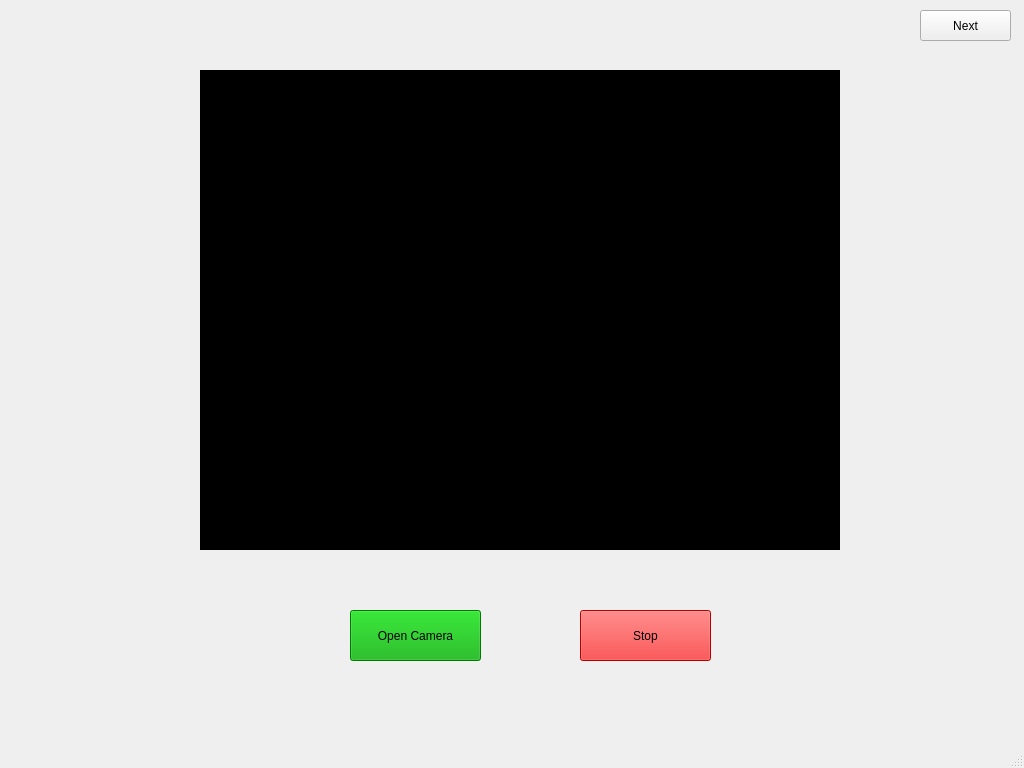
<?xml version="1.0" encoding="UTF-8"?>
<ui version="4.0">
 <class>MainWindow</class>
 <widget class="QMainWindow" name="MainWindow">
  <property name="geometry">
   <rect>
    <x>0</x>
    <y>0</y>
    <width>1024</width>
    <height>768</height>
   </rect>
  </property>
  <property name="windowTitle">
   <string>Craftsman Effectiveness Detection</string>
  </property>
  <widget class="QWidget" name="centralwidget">
   <widget class="QFrame" name="frame">
    <property name="geometry">
     <rect>
      <x>200</x>
      <y>70</y>
      <width>640</width>
      <height>480</height>
     </rect>
    </property>
    <property name="mouseTracking">
     <bool>false</bool>
    </property>
    <property name="styleSheet">
     <string notr="true">background-color: rgb(0, 0, 0);</string>
    </property>
    <property name="frameShape">
     <enum>QFrame::StyledPanel</enum>
    </property>
    <property name="frameShadow">
     <enum>QFrame::Raised</enum>
    </property>
   </widget>
   <widget class="QPushButton" name="pushButton">
    <property name="geometry">
     <rect>
      <x>350</x>
      <y>610</y>
      <width>131</width>
      <height>51</height>
     </rect>
    </property>
    <property name="styleSheet">
     <string notr="true">background-color: rgb(0, 170, 0);</string>
    </property>
    <property name="text">
     <string>Open Camera</string>
    </property>
   </widget>
   <widget class="QPushButton" name="pushButton_2">
    <property name="geometry">
     <rect>
      <x>580</x>
      <y>610</y>
      <width>131</width>
      <height>51</height>
     </rect>
    </property>
    <property name="styleSheet">
     <string notr="true">background-color: rgb(255, 0, 0);</string>
    </property>
    <property name="text">
     <string>Stop</string>
    </property>
   </widget>
   <widget class="QPushButton" name="pushButton_3">
    <property name="geometry">
     <rect>
      <x>920</x>
      <y>10</y>
      <width>91</width>
      <height>31</height>
     </rect>
    </property>
    <property name="text">
     <string>Next</string>
    </property>
   </widget>
  </widget>
  <widget class="QMenuBar" name="menubar">
   <property name="geometry">
    <rect>
     <x>0</x>
     <y>0</y>
     <width>1024</width>
     <height>21</height>
    </rect>
   </property>
  </widget>
  <widget class="QStatusBar" name="statusbar"/>
 </widget>
 <resources/>
 <connections/>
</ui>
